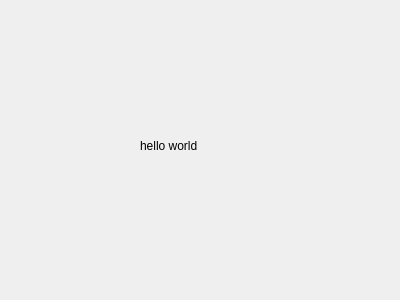
<?xml version="1.0" encoding="UTF-8"?>
<ui version="4.0">
 <class>secondwindow</class>
 <widget class="QDialog" name="secondwindow">
  <property name="geometry">
   <rect>
    <x>0</x>
    <y>0</y>
    <width>400</width>
    <height>300</height>
   </rect>
  </property>
  <property name="windowTitle">
   <string>Dialog</string>
  </property>
  <widget class="QLabel" name="label">
   <property name="geometry">
    <rect>
     <x>140</x>
     <y>130</y>
     <width>91</width>
     <height>31</height>
    </rect>
   </property>
   <property name="text">
    <string>hello world</string>
   </property>
  </widget>
 </widget>
 <resources/>
 <connections/>
</ui>
